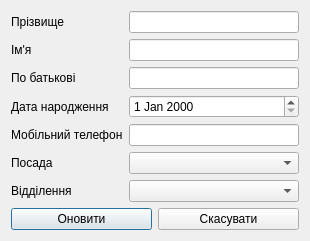
<?xml version="1.0" encoding="UTF-8"?>
<ui version="4.0">
 <class>EmployeeEditor</class>
 <widget class="QWidget" name="EmployeeEditor">
  <property name="geometry">
   <rect>
    <x>0</x>
    <y>0</y>
    <width>309</width>
    <height>231</height>
   </rect>
  </property>
  <property name="windowTitle">
   <string>Редагування співробітника</string>
  </property>
  <layout class="QGridLayout" name="gridLayout">
   <item row="0" column="0" colspan="2">
    <layout class="QFormLayout" name="formLayout">
     <property name="formAlignment">
      <set>Qt::AlignLeading|Qt::AlignLeft|Qt::AlignVCenter</set>
     </property>
     <item row="0" column="0">
      <widget class="QLabel" name="lLastname">
       <property name="text">
        <string>Прізвище</string>
       </property>
      </widget>
     </item>
     <item row="1" column="0">
      <widget class="QLabel" name="lFirstname">
       <property name="text">
        <string>Ім'я</string>
       </property>
      </widget>
     </item>
     <item row="2" column="0">
      <widget class="QLabel" name="lPatronymic">
       <property name="text">
        <string>По батькові</string>
       </property>
      </widget>
     </item>
     <item row="3" column="0">
      <widget class="QLabel" name="lDOB">
       <property name="text">
        <string>Дата народження</string>
       </property>
      </widget>
     </item>
     <item row="4" column="0">
      <widget class="QLabel" name="lMob">
       <property name="text">
        <string>Мобільний телефон</string>
       </property>
      </widget>
     </item>
     <item row="5" column="0">
      <widget class="QLabel" name="lPost">
       <property name="text">
        <string>Посада</string>
       </property>
      </widget>
     </item>
     <item row="0" column="1">
      <widget class="QLineEdit" name="leLastname"/>
     </item>
     <item row="1" column="1">
      <widget class="QLineEdit" name="leFirstname"/>
     </item>
     <item row="2" column="1">
      <widget class="QLineEdit" name="lePatronymic"/>
     </item>
     <item row="3" column="1">
      <widget class="QDateEdit" name="deDOB"/>
     </item>
     <item row="4" column="1">
      <widget class="QLineEdit" name="leMob">
       <property name="inputMask">
        <string>0000000000</string>
       </property>
      </widget>
     </item>
     <item row="5" column="1">
      <widget class="QComboBox" name="cmbPost"/>
     </item>
     <item row="6" column="0">
      <widget class="QLabel" name="lOfc">
       <property name="text">
        <string>Відділення</string>
       </property>
      </widget>
     </item>
     <item row="6" column="1">
      <widget class="QComboBox" name="cmbOfc"/>
     </item>
    </layout>
   </item>
   <item row="2" column="0">
    <widget class="QPushButton" name="pbUpdateEmployeeData">
     <property name="text">
      <string>Оновити</string>
     </property>
     <property name="autoDefault">
      <bool>true</bool>
     </property>
     <property name="default">
      <bool>true</bool>
     </property>
    </widget>
   </item>
   <item row="2" column="1">
    <widget class="QPushButton" name="pbCancel">
     <property name="text">
      <string>Скасувати</string>
     </property>
    </widget>
   </item>
   <item row="1" column="0" colspan="2">
    <spacer name="verticalSpacer">
     <property name="orientation">
      <enum>Qt::Vertical</enum>
     </property>
     <property name="sizeHint" stdset="0">
      <size>
       <width>288</width>
       <height>12</height>
      </size>
     </property>
    </spacer>
   </item>
  </layout>
 </widget>
 <resources/>
 <connections/>
</ui>
